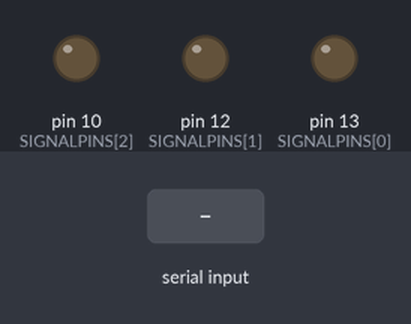
Simulated run of this sketch. Board: Arduino Uno, built with avr-gcc and run on an emulated ATmega328P. On the bench: output pins drawn as LEDs (lit = HIGH). Dashed ring = blinking. Inputs (shaded band) come from the test bench.

Above: at 1.2 s.
1.3 s: "S" received over Serial
At 1.55 s:
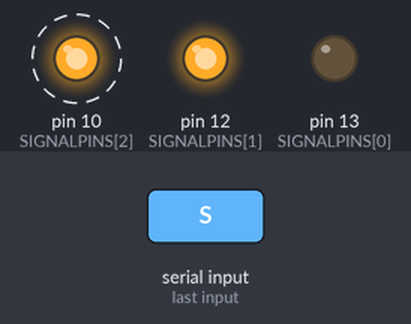
4.3 s: "H" received over Serial
At 5.9 s:
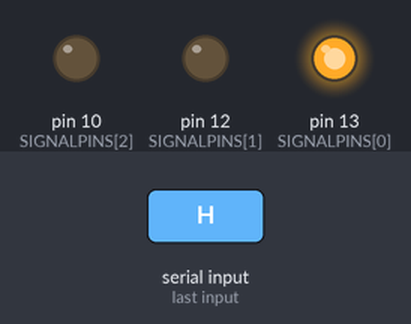
6.4 s: "P" received over Serial
At 7.1 s:
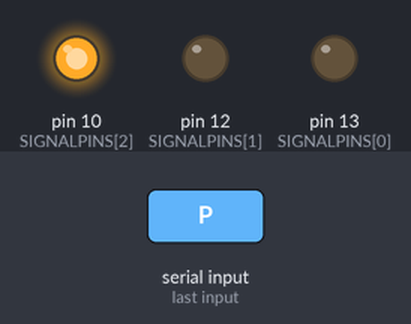
7.9 s: "W" received over Serial
At 8.2 s:
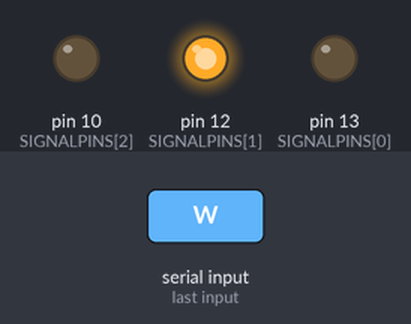
Timing chart, 0 to 10.4 s (numbered marks = the images above; inputs shaded):
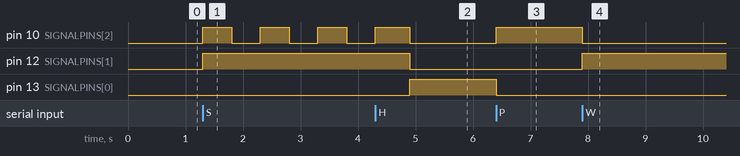

Measured:
- after the input at 1.3 s, pin 10 (SIGNALPINS[2]): alternates HIGH for 0.50 s and LOW for 0.50 s, starting at once; pin 12 (SIGNALPINS[1]): LOW → HIGH at once
- after the input at 4.3 s, pin 12 (SIGNALPINS[1]): HIGH → LOW after 0.60 s; pin 13 (SIGNALPINS[0]): LOW → HIGH after 0.60 s
- after the input at 6.4 s, pin 10 (SIGNALPINS[2]): LOW → HIGH at once; pin 13 (SIGNALPINS[0]): HIGH → LOW at once
- after the input at 7.9 s, pin 10 (SIGNALPINS[2]): HIGH → LOW at once; pin 12 (SIGNALPINS[1]): LOW → HIGH at once

The sketch:

08_FourAspectSignalBlinkDutchTransition.ino
```cpp
const int NUMBEROFCOUNTRIES = 2;
enum countries {
  NL, DE
};

enum sigalAspects {
  HALT, WARN, PASS, SLOW
};

countries currentCountry = NL;

void setup() {
  // initialize signal output
  SignalControl_Init();
  Serial.begin(9600);
}

// the loop function runs over and over again forever
void loop() {
  char inputchar = ' ';
  if (Serial.available() && readyForNextCommand()) {
    inputchar = Serial.read();
    switch (inputchar) {
      case 'H':
        SignalControl_SetAspect(HALT);
        break;
      case 'W':
        SignalControl_SetAspect(WARN);
        break;
      case 'P':
        SignalControl_SetAspect(PASS);
        break;
      case 'S':
        SignalControl_SetAspect(SLOW);
        break;
      case '1':
        currentCountry = NL;;
        break;
      case '2':
        currentCountry = DE;;
        break;
    };
  }
  SignalControl_Blink();
}
```

SignalControl.ino
```cpp
const int NUMBEROFPINS = 3;
const int SIGNALPINS[NUMBEROFPINS] = {13, 12, 10}; //for RED, YELLOW and GREEN LED
unsigned long previousMillis[NUMBEROFPINS];        // will store last time LED was updated used for blinking
unsigned long previousMillisAspect;

enum state {
  SET, TRANSITION, READY  //if state is SET the aspect will light for a minimum of SETTIME msec; then state becomes READY; aspect will not change until next command
};                        // if state is TRANSITION the aspect will light for a minimum of TRANSITIONTIME msec; then aspect NEXTASPECT will light for a minimum of SETTIME msec; then state becomes READY; aspect will not change until next command


int signalState[NUMBEROFPINS];

const int NUMBEROFASPECTS = 4;
const int BLINKTIME = 500;
const int SETTIME = 600;
const int TRANSITIONTIME = 600;

enum ledState {
  OFF, ON, BLINK     //first OFF, will be 0 written to output port
};

int aspectLEDS [NUMBEROFCOUNTRIES][NUMBEROFASPECTS][NUMBEROFPINS] = {
  { //NL
    {ON, OFF, OFF},  //HALT
    {OFF, ON, OFF},  //WARN
    {OFF, OFF, ON},  //PASS
    {OFF, ON, BLINK} //SLOW does not exist in NL
  },
  { //DE
    {ON, OFF, OFF},  //HALT
    {OFF, ON, ON},   //WARN
    {OFF, OFF, ON},  //PASS
    {OFF, ON, BLINK} //SLOW does not exist in DE
  }
};
state currentState; // this module being a complete signal showing one aspect at a time can be in one of different states
int currentAspect;

int readyForNextCommand() {      // if currentState is READY the system can accept a new command
  return (currentState == READY) ? (1) : (0);
}

void SignalControl_Init() {
  // initialize digital pin 13 as an output.
  for (int i = 0; i < NUMBEROFPINS; i++)
  {
    pinMode(SIGNALPINS[i], OUTPUT);
  };
  currentState = READY;
}

void SignalControl_ShowAspect(int aspectNumber) { //this function only transforms aspect into which lights are on, off or blinking
  for (int i = 0; i < NUMBEROFPINS; i++) {
    if (aspectLEDS[currentCountry][currentAspect][i] == ON || aspectLEDS[currentCountry][currentAspect][i] == OFF) {
      digitalWrite(SIGNALPINS[i], aspectLEDS[currentCountry][aspectNumber][i]);
    }
  }
}

void SignalControl_SetAspect(int aspectNumber) {
  if ((aspectNumber == HALT) && (currentState == PASS)) { //special situation in NL; from PASS to HALT short time WARN is visible
    currentState = TRANSITION;
    SignalControl_ShowAspect(WARN);
  } else {
    currentState = SET;
    SignalControl_ShowAspect(aspectNumber);
  }
  previousMillisAspect = millis();
  currentAspect = aspectNumber;
}

void SignalControl_Blink() {
  unsigned long currentMillis = millis();             // current time
  for (int i = 0; i < NUMBEROFPINS; i++)
  {
    if ((aspectLEDS[currentCountry][currentAspect][i] == BLINK) && (currentMillis - previousMillis[i] >= BLINKTIME)) {   //time of this specific signal has passed - invert
      previousMillis[i] = currentMillis;
      // if the LED is off turn it on and vice-versa:
      if (signalState[i] == LOW) {
        signalState[i] = HIGH;
      } else {
        signalState[i] = LOW;
      }
      digitalWrite(SIGNALPINS[i], signalState[i]);
    }
  };
  if (currentMillis - previousMillisAspect >= TRANSITIONTIME) { //special situation WARN between PASS and HALT time has passed
    if (currentState == TRANSITION) {
      currentState = SET;
      SignalControl_ShowAspect(HALT);   //show HALT for at least SETTIME msec
      previousMillisAspect = millis();
    }
  };
  if (currentMillis - previousMillisAspect >= SETTIME) {
    currentState = READY;  //minimum time of SETTIME msec has passed to show aspect
  }
}
```
